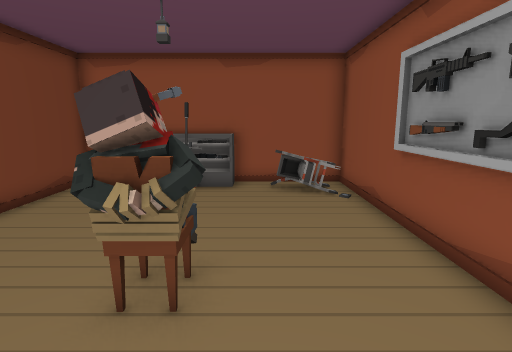
View 1 (above)

20 first-person views from a walk through a 3-D level made in the Unity game engine. The camera is 1.3 m above the floor, tilts 10° down and sees 80° across. The floor is counted in squares, 0.56 m on a side. Each view is taken from the middle of a square. On the plan, view 1 faces up. The plan holds only what a view shows up to about 19 squares ahead; the rest is blank. The place goes on beyond the plan. The player character is not drawn. Door leaves are left out, so doorways stand open.

View 2
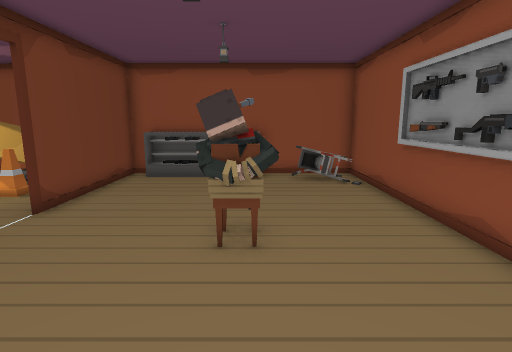

View 3
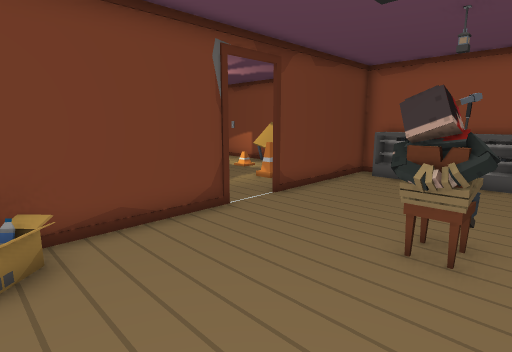

View 4
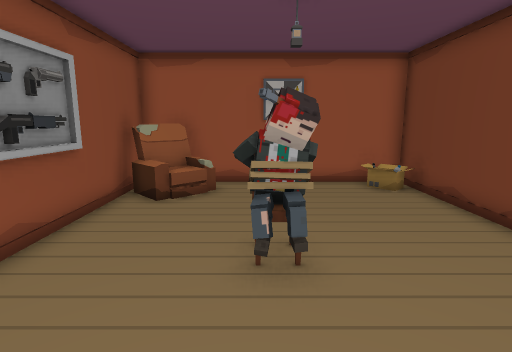

View 5
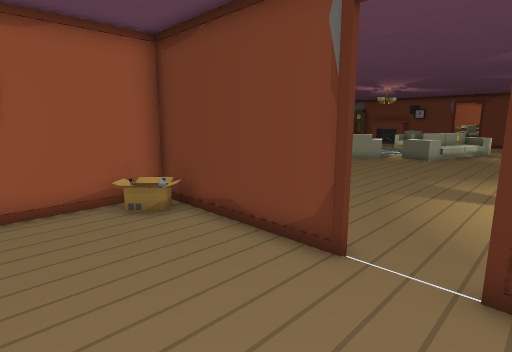

View 6
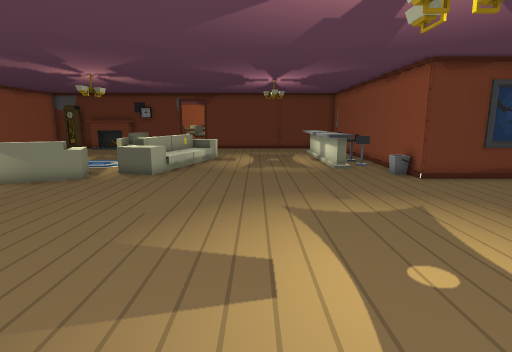

View 7
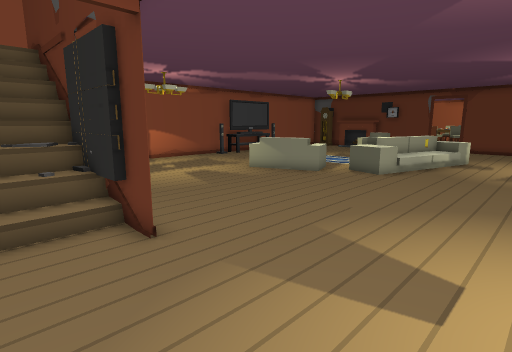

View 8
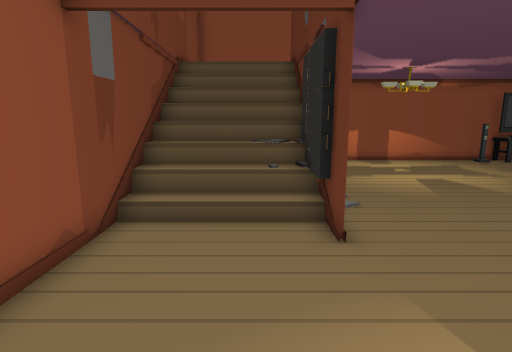

View 9
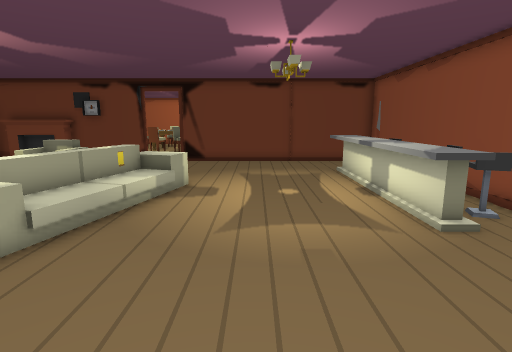

View 10
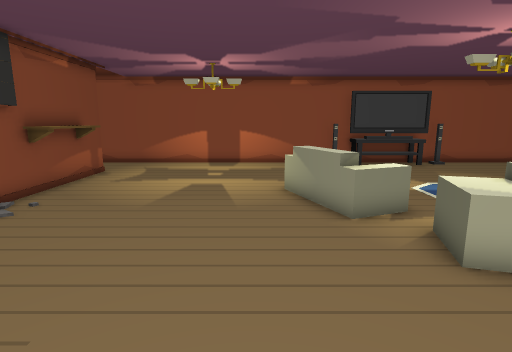

View 11
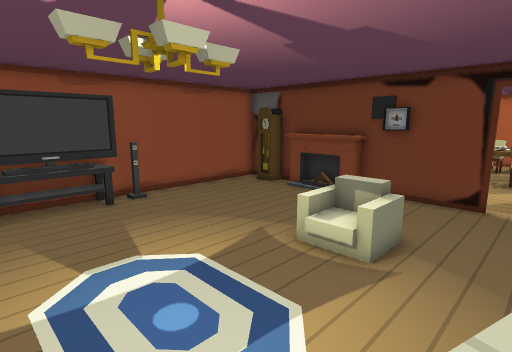

View 12
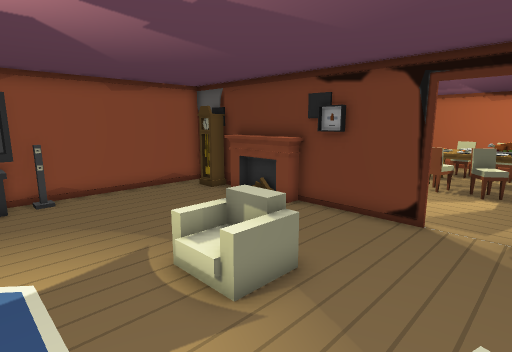

View 13
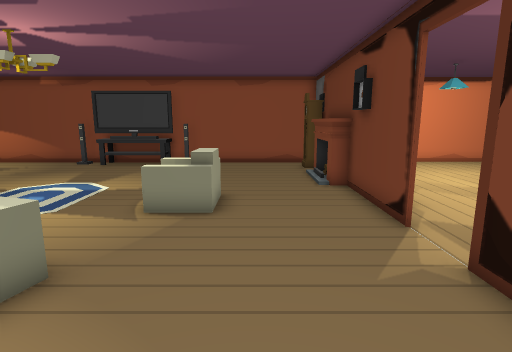

View 14
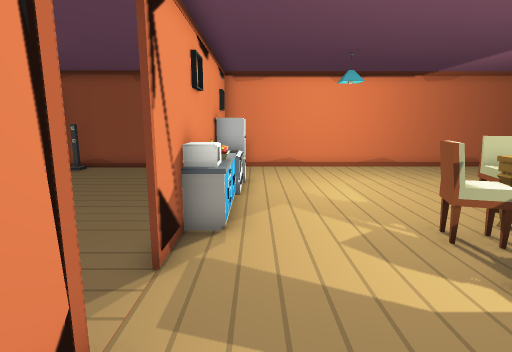

View 15
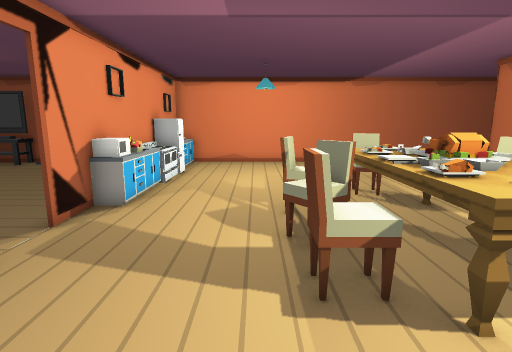

View 16
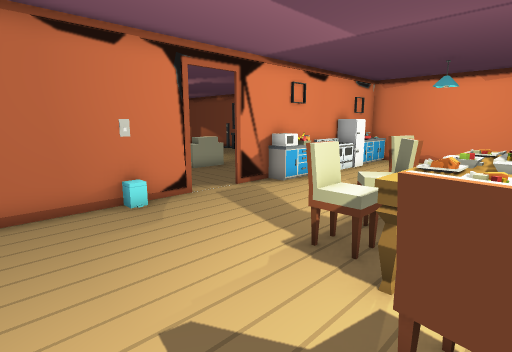

View 17
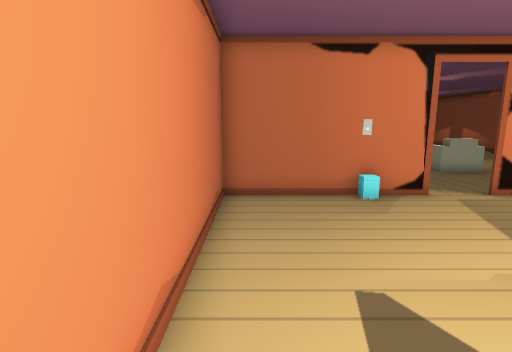

View 18
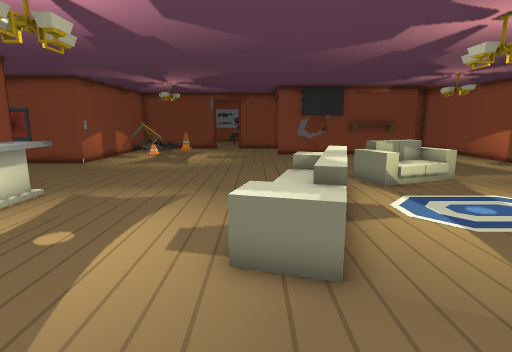

View 19
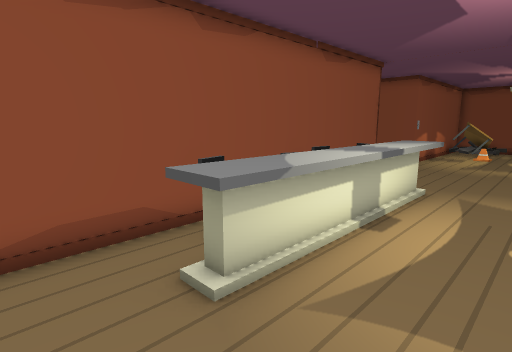

View 20
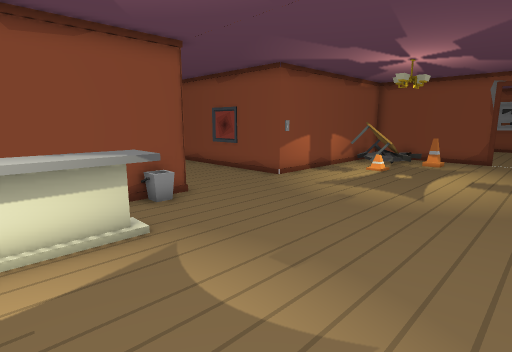

### Floor plan
Key: @ floor where view 1 was taken; # wall or solid block; . main floor; : floor 0.5 m higher than the main floor; + floor 0.75 m higher than the main floor; * floor 2.75 m higher than the main floor; / step, stairs or slope; D open door; = window, fence, low wall or low ledge; v drop or lower ground; C chair; T table; S sofa; R rug; H shelf; F fireplace; L clock; I sink; G fridge; O other object.
Columns run from 46 left of view 1 to 3 right of it. Each row starts with its distance up from view 1.
 18                              #
 17                             .#
 16                         #  ..#
 15                         #....#
 14                         #....#
 13                         #....#
 12           ###############....#####################
 11           #...OOOOOOOO............TT/vT#OOOOOO.CC#
 10           #..OOOOOOOOOO............T / #.......CC#
  9           #..OOOOOOOOOO............v///#.........#
  8           #..........................O.#.........#
  7  ##########............................#.........O
  6 .. .......#............................#.........O
  5    .......#.............................DD...C...O
  4  CC.......#............................#DD..CC...O
  3  CC.......#............................#....CC...O
  2   TT......#......SDD...................#.........O
  1  TTCC.....#......+ //:/S...............#.........#
  0  OOTC.............    :+S.........#....#......@.C#
 -1 OOTCC...............//*+..........##///#O......O C
 -2  OOCC.....#........RR...S.........##///#OO......CC
 -3 TTTCC....I#...#OS..RRR.S S........##///###########
 -4 TCT......O#...= O.RRRR.. O........#////#
 -5 .CC......O#.....=.RRRR..O S......H#////#
 -6 .C.......IF........RRR... .......H#////#
 -7 ........OOO......................HH/
 -8 ........OOO.......................H
 -9 ........GGF.......................#
-10 .........OF........................
-11 .........OL.........................
-12 .........II......OOOOOOO............
-13 ##################TTTT###############

Where each view was taken, in squares from view 1:
view 1: 0 up, 0 right, facing up
view 2: 2 down, 1 left, facing up
view 3: 2 down, 0 right, facing up-left
view 4: 9 up, 1 left, facing down
view 5: 6 up, 2 left, facing down-left
view 6: 5 up, 9 left, facing left
view 7: 6 up, 9 left, facing down-left
view 8: 6 up, 10 left, facing down
view 9: 5 up, 18 left, facing left
view 10: 5 up, 19 left, facing down
view 11: 0 up, 24 left, facing down-left
view 12: 1 up, 27 left, facing down-left
view 13: 5 up, 33 left, facing down
view 14: 3 up, 38 left, facing down
view 15: 5 up, 41 left, facing down
view 16: 6 up, 45 left, facing down-right
view 17: 6 up, 46 left, facing right
view 18: 2 up, 34 left, facing right
view 19: 6 up, 35 left, facing up-right
view 20: 3 up, 27 left, facing up-right
